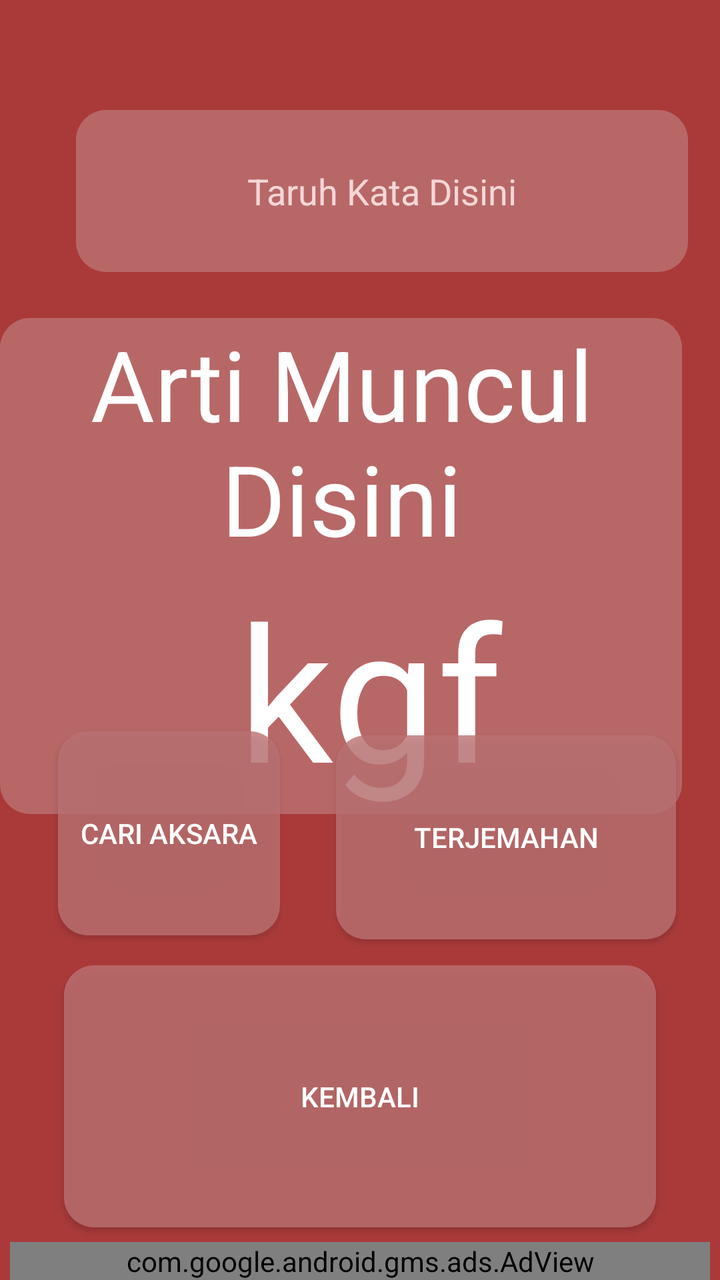
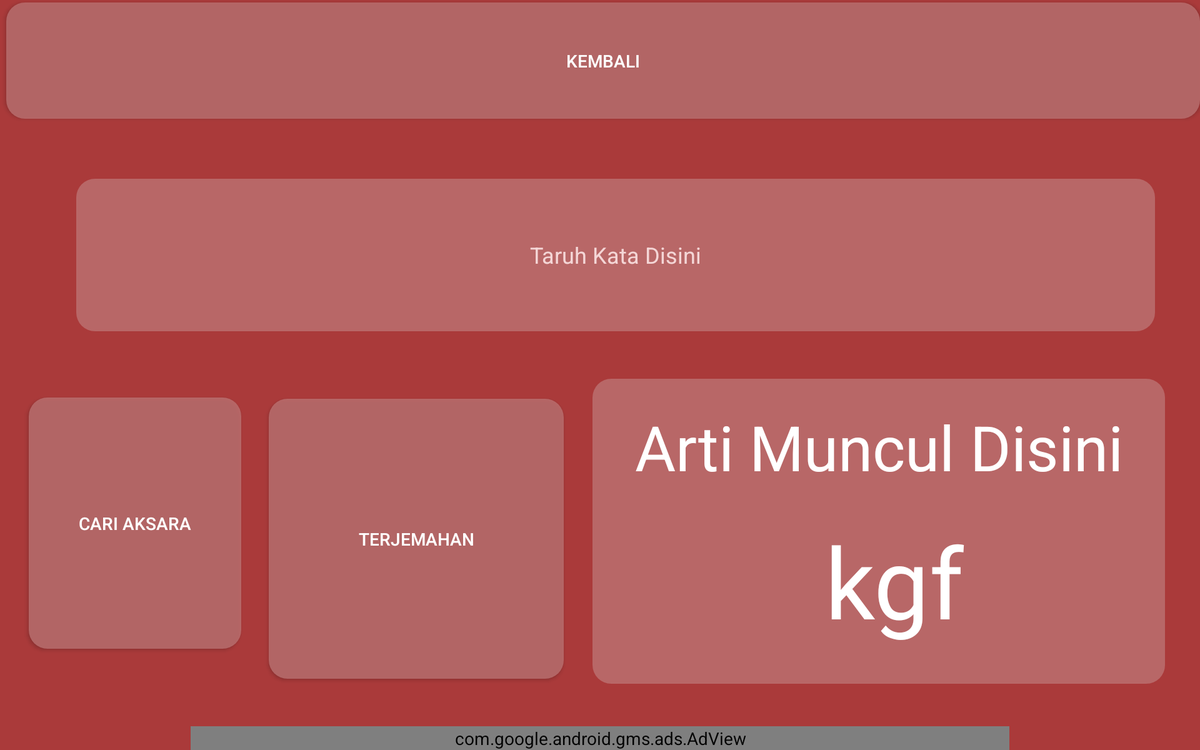

One screen, two layout resources from the same app: the default and the repository's alternative for another configuration. Each is rendered where Android would select it; the XML of both is given below.
<!-- AndroidManifest.xml: application theme Theme.KamusBahasaRejang -->
<!-- res/layout/activity_main_ocr.xml -->
<?xml version="1.0" encoding="utf-8"?>
<RelativeLayout xmlns:ads="http://schemas.android.com/apk/res-auto"
    xmlns:android="http://schemas.android.com/apk/res/android"
    android:layout_width="match_parent"
    android:layout_height="match_parent"
    android:background="@color/background">

    <com.google.android.gms.ads.AdView
        android:id="@+id/adViewww2"
        android:layout_width="350dp"
        android:layout_height="wrap_content"

        android:layout_alignParentBottom="true"
        android:layout_centerHorizontal="true"

        android:layout_marginTop="9dp"
        android:layout_marginBottom="0dp"
        ads:adSize="BANNER"
        ads:adUnitId="ca-app-pub-3940256099942544/6300978111"></com.google.android.gms.ads.AdView>

    <MultiAutoCompleteTextView
        android:id="@+id/value2"
        android:layout_width="357dp"
        android:layout_height="81dp"
        android:layout_alignParentStart="true"
        android:layout_alignParentTop="true"
        android:layout_alignParentEnd="true"
        android:layout_marginStart="38dp"
        android:layout_marginTop="55dp"
        android:layout_marginEnd="16dp"
        android:background="@drawable/rounder_edit"
        android:gravity="center"

        android:hint="Taruh Kata Disini"
        android:textColor="@color/white"
        android:textColorHint="@color/hint" />

    <TableLayout
        android:layout_width="359dp"
        android:layout_height="248dp"
        android:layout_below="@+id/value2"
        android:layout_alignParentEnd="true"
        android:layout_marginTop="23dp"
        android:layout_marginEnd="19dp"

        android:background="@drawable/rounder_edit">

        <TextView
            android:id="@+id/label2"
            android:layout_width="412dp"
            android:layout_height="123dp"
            android:layout_above="@+id/rlabel"
            android:layout_alignParentStart="true"
            android:layout_alignParentLeft="true"
            android:layout_alignParentEnd="true"
            android:layout_alignParentRight="true"
            android:layout_centerInParent="true"
            android:layout_marginStart="0dp"
            android:layout_marginLeft="0dp"

            android:layout_marginEnd="-1dp"
            android:layout_marginRight="-1dp"
            android:autoSizeMaxTextSize="50sp"
            android:autoSizeMinTextSize="12sp"
            android:autoSizeTextType="uniform"
            android:gravity="center"
            android:lines="4"
            android:maxLines="4"
            android:text="Arti Muncul Disini"

            android:textColor="@color/white"
            android:visibility="visible" />


        <TextView
            android:id="@+id/rlabel2"
            android:layout_width="412dp"
            android:layout_height="125dp"
            android:layout_alignParentStart="true"
            android:layout_alignParentLeft="true"
            android:layout_alignParentRight="true"
            android:layout_centerHorizontal="true"
            android:layout_marginLeft="3dp"
            android:layout_marginRight="-3dp"
            android:autoSizeTextType="uniform"
            android:fontFamily="@font/bangkahulu"
            android:gravity="center"
            android:text=" kgf"
            android:textColor="@color/white"
            android:textSize="25dp" />
    </TableLayout>

    <Button
        android:id="@+id/button_kembali"
        android:layout_width="347dp"
        android:layout_height="131dp"
        android:layout_above="@+id/adViewww2"
        android:layout_alignParentStart="true"
        android:layout_alignParentEnd="true"
        android:layout_marginStart="32dp"
        android:layout_marginEnd="32dp"
        android:layout_marginBottom="-2dp"
        android:background="@drawable/rounder_edit"
        android:text="Kembali"

        android:textColor="@color/white" />

    <Button
        android:id="@+id/button_mode_kaganga"
        android:layout_width="162dp"
        android:layout_height="102dp"
        android:layout_above="@+id/button_kembali"
        android:layout_alignParentStart="true"
        android:layout_marginStart="29dp"

        android:layout_marginTop="49dp"
        android:layout_marginEnd="28dp"
        android:layout_marginBottom="15dp"
        android:layout_toStartOf="@+id/button_mode_trans"
        android:background="@drawable/rounder_edit"
        android:text="Cari Aksara"
        android:textColor="@color/white" />

    <Button
        android:id="@+id/button_mode_trans"
        android:layout_width="170dp"
        android:layout_height="102dp"
        android:layout_above="@+id/button_kembali"
        android:layout_alignParentEnd="true"
        android:layout_marginTop="51dp"

        android:layout_marginEnd="22dp"
        android:layout_marginBottom="13dp"
        android:background="@drawable/rounder_edit"
        android:text="Terjemahan"
        android:textColor="@color/white" />
</RelativeLayout>
<!-- resources referenced by this layout -->
<resources>
  <color name="background">#AA3A3A</color>
  <color name="hint">#F4D6D6</color>
  <color name="white">#FFFFFFFF</color>
  <!-- drawable rounder_edit (drawable) -->
  <?xml version="1.0" encoding="utf-8"?>
  <shape xmlns:android="http://schemas.android.com/apk/res/android"
      android:shape="rectangle"
      android:padding="10dp">
  
      <solid android:color="@color/background_widget"/>
  
      <corners
          android:bottomRightRadius="15dp"
          android:bottomLeftRadius="15dp"
          android:topLeftRadius="15dp"
          android:topRightRadius="15dp" />
  </shape>
  <style name="Theme.KamusBahasaRejang" parent="Theme.AppCompat.Light.DarkActionBar">
          
          <item name="colorPrimary">#910C02</item>
          <item name="colorPrimaryDark">#551501</item>
          <item name="colorAccent">@color/white</item>
          
      </style>
  <color name="background_widget">#CCBC7272</color>
</resources>
<!-- res/layout-large-land/activity_main_ocr.xml (the repository's variant of the layout above) -->
<!-- drawn on a 7-inch tablet turned sideways -->
<?xml version="1.0" encoding="utf-8"?>

<RelativeLayout xmlns:ads="http://schemas.android.com/apk/res-auto"
    xmlns:android="http://schemas.android.com/apk/res/android"
    android:layout_width="match_parent"
    android:layout_height="match_parent"
    android:background="@color/background">

    <com.google.android.gms.ads.AdView
        android:id="@+id/adViewww2"
        android:layout_width="655dp"
        android:layout_height="wrap_content"

        android:layout_alignParentBottom="true"
        android:layout_centerHorizontal="true"

        android:layout_marginTop="9dp"
        android:layout_marginBottom="0dp"
        ads:adSize="BANNER"
        ads:adUnitId="ca-app-pub-3940256099942544/6300978111"></com.google.android.gms.ads.AdView>

    <MultiAutoCompleteTextView
        android:id="@+id/value2"
        android:layout_width="864dp"
        android:layout_height="122dp"
        android:layout_below="@+id/button_kembali"
        android:layout_alignParentStart="true"
        android:layout_alignParentEnd="true"
        android:layout_marginStart="61dp"
        android:layout_marginTop="48dp"
        android:layout_marginEnd="36dp"

        android:background="@drawable/rounder_edit"
        android:gravity="center"
        android:hint="Taruh Kata Disini"
        android:textColor="@color/white"
        android:textColorHint="@color/hint" />

    <TableLayout
        android:layout_width="472dp"
        android:layout_height="236dp"
        android:layout_above="@+id/adViewww2"
        android:layout_below="@+id/value2"
        android:layout_alignParentEnd="true"
        android:layout_marginStart="13dp"

        android:layout_marginTop="38dp"
        android:layout_marginEnd="28dp"
        android:layout_marginBottom="25dp"
        android:layout_toEndOf="@+id/button_mode_trans"
        android:background="@drawable/rounder_edit">

        <TextView
            android:id="@+id/label2"
            android:layout_width="412dp"
            android:layout_height="109dp"
            android:layout_above="@+id/rlabel"
            android:layout_alignParentStart="true"
            android:layout_alignParentLeft="true"
            android:layout_alignParentEnd="true"
            android:layout_alignParentRight="true"
            android:layout_centerInParent="true"
            android:layout_marginStart="0dp"
            android:layout_marginLeft="0dp"

            android:layout_marginEnd="-1dp"
            android:layout_marginRight="-1dp"
            android:autoSizeMaxTextSize="50sp"
            android:autoSizeMinTextSize="12sp"
            android:autoSizeTextType="uniform"
            android:gravity="center"
            android:lines="4"
            android:maxLines="4"
            android:text="Arti Muncul Disini"

            android:textColor="@color/white"
            android:visibility="visible" />


        <TextView
            android:id="@+id/rlabel2"
            android:layout_width="250dp"
            android:layout_height="105dp"
            android:layout_alignParentStart="true"
            android:layout_alignParentLeft="true"
            android:layout_alignParentRight="true"
            android:layout_centerHorizontal="true"
            android:layout_marginLeft="3dp"
            android:layout_marginRight="-3dp"
            android:autoSizeTextType="uniform"
            android:fontFamily="@font/bangkahulu"
            android:gravity="center"
            android:text=" kgf"
            android:textColor="@color/white"
            android:textSize="25dp" />
    </TableLayout>

    <Button
        android:id="@+id/button_kembali"
        android:layout_width="957dp"
        android:layout_height="93dp"
        android:layout_alignParentStart="true"
        android:layout_alignParentTop="true"
        android:layout_alignParentEnd="true"
        android:layout_marginStart="5dp"
        android:layout_marginTop="2dp"
        android:layout_marginEnd="0dp"

        android:background="@drawable/rounder_edit"
        android:text="Kembali"
        android:textColor="@color/white" />

    <Button
        android:id="@+id/button_mode_kaganga"
        android:layout_width="170dp"
        android:layout_height="215dp"
        android:layout_below="@+id/value2"
        android:layout_alignParentStart="true"

        android:layout_alignParentBottom="true"
        android:layout_marginStart="23dp"
        android:layout_marginTop="53dp"
        android:layout_marginBottom="81dp"
        android:background="@drawable/rounder_edit"
        android:text="Cari Aksara"
        android:textColor="@color/white" />

    <Button
        android:id="@+id/button_mode_trans"
        android:layout_width="236dp"
        android:layout_height="206dp"
        android:layout_above="@+id/adViewww2"
        android:layout_below="@+id/value2"

        android:layout_marginStart="22dp"
        android:layout_marginTop="54dp"
        android:layout_marginEnd="10dp"
        android:layout_marginBottom="29dp"
        android:layout_toEndOf="@+id/button_mode_kaganga"
        android:background="@drawable/rounder_edit"
        android:text="Terjemahan"
        android:textColor="@color/white" />
</RelativeLayout>
